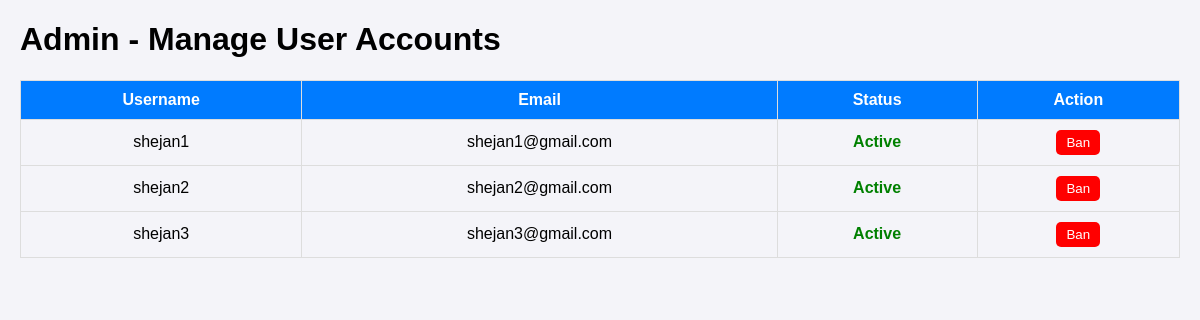
Page /admin/account.php (signed in) on the committed database.
### tables this page shows
CREATE TABLE `accounts` (
  `username` varchar(255) NOT NULL,
  `email` varchar(255) NOT NULL,
  `password` varchar(255) DEFAULT NULL,
  `banned` tinyint(1) DEFAULT 0
);

### admin/account.php (the view, shortened to what this page needs)
<?php
include '../config.php';
$sql = "SELECT username, email, banned FROM accounts";
$result = $conn->query($sql);
?>
<!DOCTYPE html>
<html lang="en">
<head>
</head>
<body>
    <h1>Admin - Manage User Accounts</h1>
    <table>
        <thead>
            <tr>
                <th>Username</th>
                <th>Email</th>
                <th>Status</th>
                <th>Action</th>
            </tr>
        </thead>
        <tbody>
            <?php if ($result->num_rows > 0): ?>
                <?php while ($row = $result->fetch_assoc()): ?>
                    <tr>
                        <td><?php echo htmlspecialchars($row['username']); ?></td>
                        <td><?php echo htmlspecialchars($row['email']); ?></td>
                        <td class="<?php echo $row['banned'] ? 'status-banned' : 'status-active'; ?>">
                            <?php echo $row['banned'] ? 'Banned' : 'Active'; ?>
                        </td>
                        <td>
                            <?php if (!$row['banned']): ?>
                                <form method="POST" action="ban_user.php" style="display: inline;">
                                    <button type="submit" class="ban-button">Ban</button>
                                </form>
                            <?php else: ?>
                                <span>Account Banned</span>
                            <?php endif; ?>
                        </td>
                    </tr>
                <?php endwhile; ?>
            <?php else: ?>
                <tr>
                    <td colspan="4">No accounts found.</td>
                </tr>
            <?php endif; ?>
        </tbody>
    </table>
</body>
</html>

### admin/account.php (style rules this page uses)
body { font-family: Arial, sans-serif; margin: 20px; background-color: #f4f4f9; }
table { width: 100%; border-collapse: collapse; margin-bottom: 20px; }
th, td { border: 1px solid #ddd; padding: 10px; text-align: center; }
th { background-color: #007bff; color: white; }
.ban-button { background-color: red; color: white; padding: 5px 10px; border: none; cursor: pointer; border-radius: 5px; }
.status-active { color: green; font-weight: bold; }

### rows in the picture
accounts: username "shejan1", email "shejan1@gmail.com", banned "Active"
accounts: username "shejan2", email "shejan2@gmail.com", banned "Active"
accounts: username "shejan3", email "shejan3@gmail.com", banned "Active"
